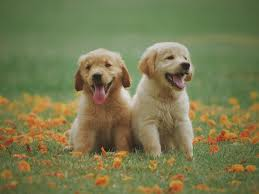
#> input picture Dogs.jpg, 259 x 194 px
$ python 'Basic Operation.py'
#> lines starting #> are read from the running program, lines starting #| are printed output that depends on the picture
import os

import cv2

image_path = os.path.join(".", 'Dogs.jpg')

img = cv2.imread(image_path)
#> img is the input picture: shape (194, 259, 3); mean B, G, R 79.9, 121.8, 120.6
# resized_img = cv2.resize(img,(130,100))

print(img.shape)
#| (194, 259, 3)
# print(resized_img.shape)

cv2.imshow("Image", img)
# cv2.imshow("Resized Image", resized_img)
cv2.waitKey(0)

# Crop Images
cropped_img = img[40:90, 100:200]
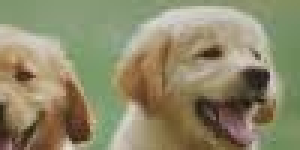
#> cropped_img: shape (50, 100, 3) (shown 3 times larger); mean B, G, R 106.1, 136.9, 142.3
cv2.imshow("Cropped Image", cropped_img)
cv2.waitKey(0)

$ run again, with Bird.jpg copied over Dogs.jpg
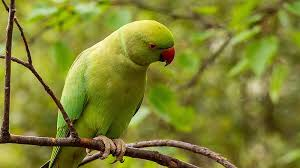
#> input picture Bird.jpg, 300 x 168 px
#> img is the input picture: shape (168, 300, 3); mean B, G, R 47.7, 130.4, 127.6
#| (168, 300, 3)
#> `cropped_img = img[40:90, 100:200]`:
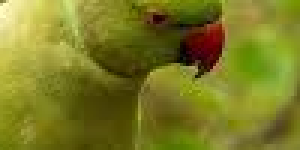
#> cropped_img: shape (50, 100, 3) (shown 3 times larger); mean B, G, R 35.4, 123.2, 123.8

$ run again, with Owl.jpg copied over Dogs.jpg
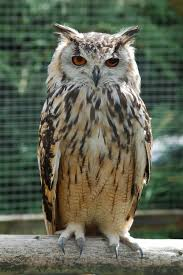
#> input picture Owl.jpg, 183 x 275 px
#> img is the input picture: shape (275, 183, 3); mean B, G, R 84.2, 101.2, 95.9
#| (275, 183, 3)
#> `cropped_img = img[40:90, 100:200]`:
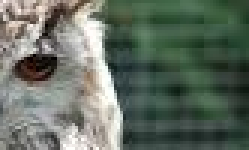
#> cropped_img: shape (50, 83, 3) (shown 3 times larger); mean B, G, R 98.8, 110.4, 99.8
